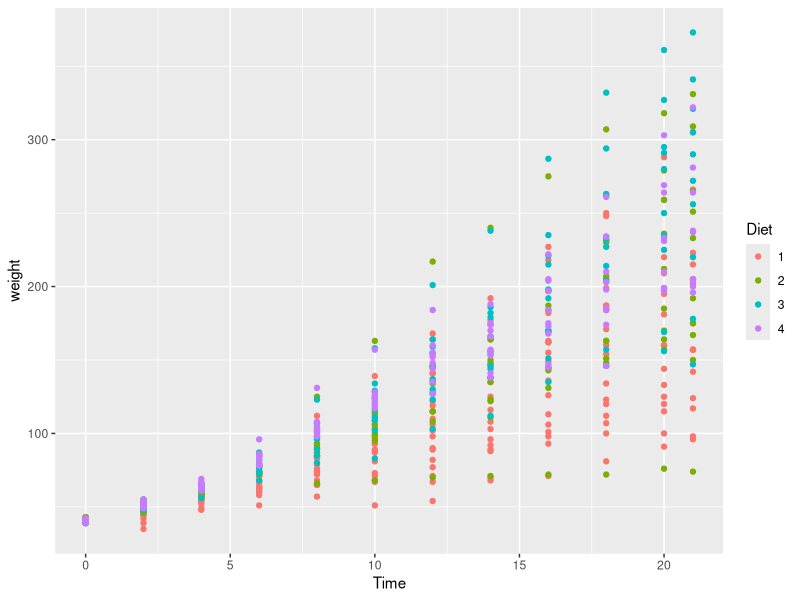
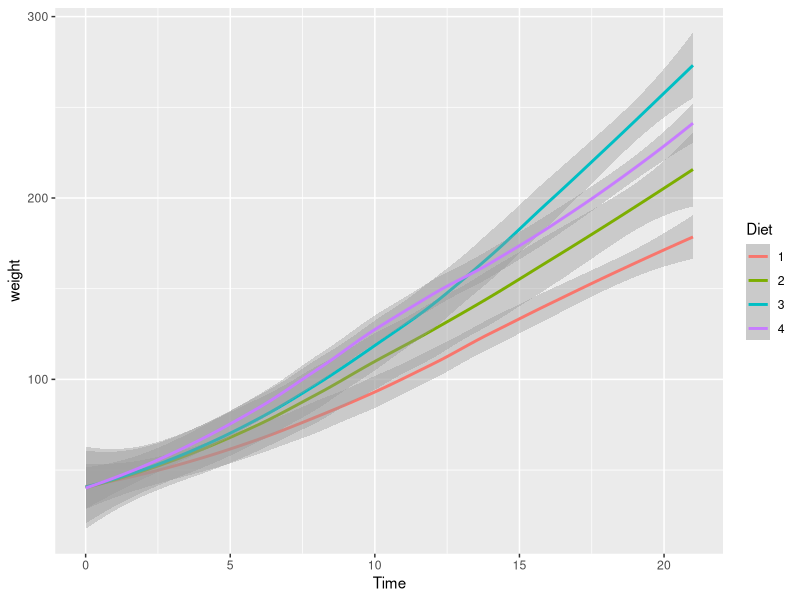
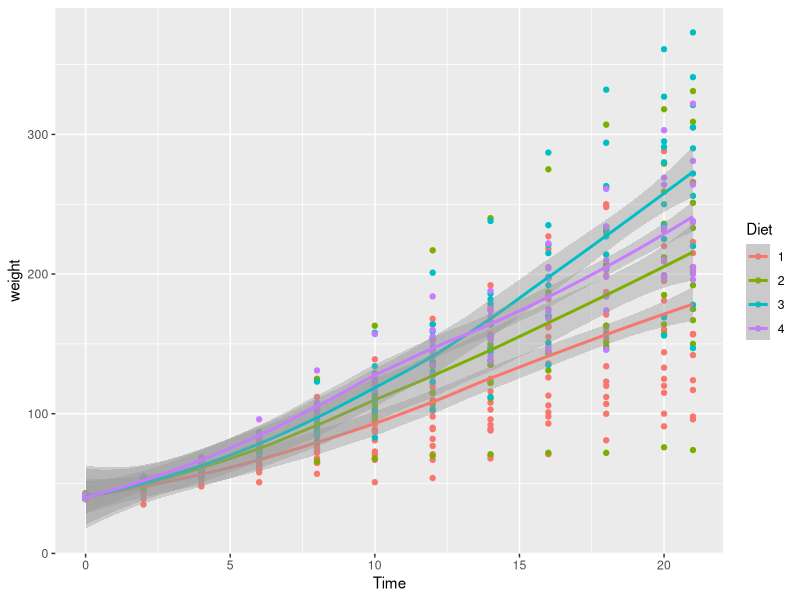
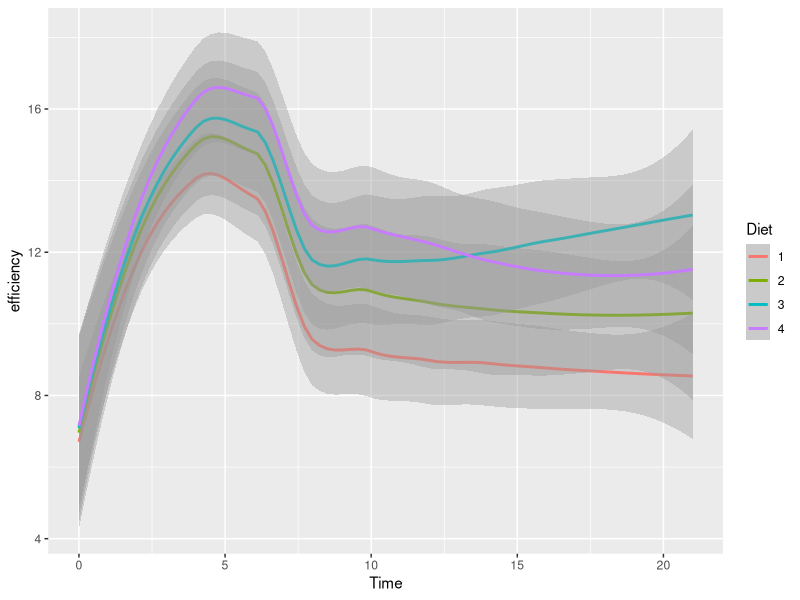

R code for these plots, in order:
library(ggplot2)
library(plyr)
data("ChickWeight")

library(ggplot2)
ggplot(ChickWeight, aes(x=Time,y=weight, color=Diet)) + geom_point()
ggplot(ChickWeight, aes(x=Time,y=weight, color=Diet)) + geom_smooth()

ggplot(ChickWeight, aes(x=Time, y=weight, color=Diet)) + geom_point() + geom_smooth()

# At a glance, we can tell that Diet 3 is the best. Diet 1 is the worst. 

# Now, let's see which Diet is most efficient. To do this, we would need to introduce a new column to the dataframe

library(plyr)
Efficiency_chart<- ddply( ChickWeight, ~Chick + Diet, mutate, efficiency = ifelse(Time==0, 0, weight/Time))


Efficiency_chart

ggplot(Efficiency_chart, aes(x=Time, y=efficiency, color=Diet))  + geom_smooth()  

# Now we can see that in terms of efficiency, Diet 3 overtakes Diet 4 at a certain point somewhere between Day 13 and 14. . 

# From this, we gather that Diet 3 is the recommended choice as both the most effective diet and most efficient diet, with the most weight produced per time grown. 



